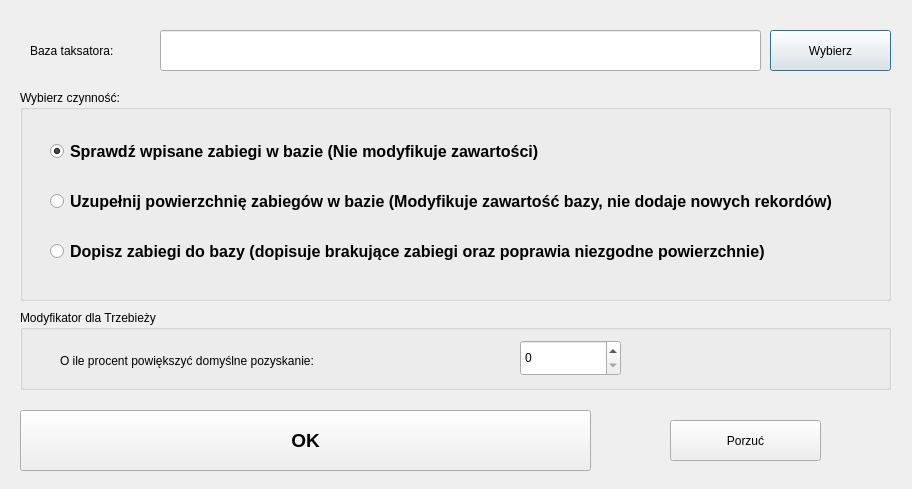
<?xml version="1.0" encoding="UTF-8"?>
<ui version="4.0">
 <class>Dialog</class>
 <widget class="QDialog" name="Dialog">
  <property name="geometry">
   <rect>
    <x>0</x>
    <y>0</y>
    <width>912</width>
    <height>489</height>
   </rect>
  </property>
  <property name="windowTitle">
   <string>Sprawdź / Uzupełnij bazę</string>
  </property>
  <widget class="QPushButton" name="pushButton_baza">
   <property name="geometry">
    <rect>
     <x>770</x>
     <y>30</y>
     <width>121</width>
     <height>41</height>
    </rect>
   </property>
   <property name="text">
    <string>Wybierz</string>
   </property>
  </widget>
  <widget class="QLineEdit" name="lineEdit_baza">
   <property name="geometry">
    <rect>
     <x>160</x>
     <y>30</y>
     <width>601</width>
     <height>41</height>
    </rect>
   </property>
  </widget>
  <widget class="QGroupBox" name="grupBox">
   <property name="geometry">
    <rect>
     <x>20</x>
     <y>90</y>
     <width>871</width>
     <height>211</height>
    </rect>
   </property>
   <property name="title">
    <string>Wybierz czynność:</string>
   </property>
   <widget class="QRadioButton" name="radioButton_sprawdz">
    <property name="geometry">
     <rect>
      <x>30</x>
      <y>50</y>
      <width>811</width>
      <height>22</height>
     </rect>
    </property>
    <property name="font">
     <font>
      <family>Arial</family>
      <pointsize>12</pointsize>
      <weight>75</weight>
      <bold>true</bold>
     </font>
    </property>
    <property name="text">
     <string>Sprawdź wpisane zabiegi w bazie (Nie modyfikuje zawartości)</string>
    </property>
    <property name="checked">
     <bool>true</bool>
    </property>
   </widget>
   <widget class="QRadioButton" name="radioButton_uzpelnij">
    <property name="geometry">
     <rect>
      <x>30</x>
      <y>100</y>
      <width>821</width>
      <height>22</height>
     </rect>
    </property>
    <property name="font">
     <font>
      <family>Arial</family>
      <pointsize>12</pointsize>
      <weight>75</weight>
      <bold>true</bold>
     </font>
    </property>
    <property name="text">
     <string>Uzupełnij powierzchnię zabiegów w bazie (Modyfikuje zawartość bazy, nie dodaje nowych rekordów)</string>
    </property>
   </widget>
   <widget class="QRadioButton" name="radioButton_dopisz">
    <property name="geometry">
     <rect>
      <x>30</x>
      <y>150</y>
      <width>811</width>
      <height>22</height>
     </rect>
    </property>
    <property name="font">
     <font>
      <family>Arial</family>
      <pointsize>12</pointsize>
      <weight>75</weight>
      <bold>true</bold>
     </font>
    </property>
    <property name="text">
     <string>Dopisz zabiegi do bazy (dopisuje brakujące zabiegi oraz poprawia niezgodne powierzchnie)</string>
    </property>
   </widget>
  </widget>
  <widget class="QLabel" name="label">
   <property name="geometry">
    <rect>
     <x>30</x>
     <y>30</y>
     <width>121</width>
     <height>41</height>
    </rect>
   </property>
   <property name="font">
    <font>
     <family>Arial</family>
    </font>
   </property>
   <property name="text">
    <string>Baza taksatora:</string>
   </property>
  </widget>
  <widget class="QPushButton" name="pushButton_ok">
   <property name="geometry">
    <rect>
     <x>20</x>
     <y>410</y>
     <width>571</width>
     <height>61</height>
    </rect>
   </property>
   <property name="font">
    <font>
     <family>Arial</family>
     <pointsize>14</pointsize>
     <weight>75</weight>
     <bold>true</bold>
    </font>
   </property>
   <property name="text">
    <string>OK</string>
   </property>
  </widget>
  <widget class="QPushButton" name="pushButton_porzuc">
   <property name="geometry">
    <rect>
     <x>670</x>
     <y>420</y>
     <width>151</width>
     <height>41</height>
    </rect>
   </property>
   <property name="font">
    <font>
     <family>Arial</family>
    </font>
   </property>
   <property name="text">
    <string>Porzuć</string>
   </property>
  </widget>
  <widget class="QGroupBox" name="groupBox">
   <property name="geometry">
    <rect>
     <x>20</x>
     <y>310</y>
     <width>871</width>
     <height>80</height>
    </rect>
   </property>
   <property name="title">
    <string>Modyfikator dla Trzebieży</string>
   </property>
   <widget class="QLabel" name="label_2">
    <property name="geometry">
     <rect>
      <x>40</x>
      <y>40</y>
      <width>421</width>
      <height>22</height>
     </rect>
    </property>
    <property name="text">
     <string>O ile procent powiększyć domyślne pozyskanie:</string>
    </property>
   </widget>
   <widget class="QSpinBox" name="spinBox_trz">
    <property name="geometry">
     <rect>
      <x>500</x>
      <y>30</y>
      <width>101</width>
      <height>36</height>
     </rect>
    </property>
    <property name="maximum">
     <number>30</number>
    </property>
   </widget>
  </widget>
 </widget>
 <resources/>
 <connections/>
</ui>
